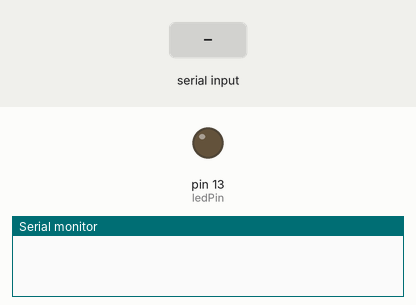
Simulated run of this sketch. Board: Arduino Uno, built with avr-gcc and run on an emulated ATmega328P. Parts: output pins drawn as LEDs (lit = HIGH), the last lines printed to the serial monitor. The test bench sets the inputs (shaded band).

Above: at 1.2 s.
1.3 s: "H" received over Serial
At 2.5 s:
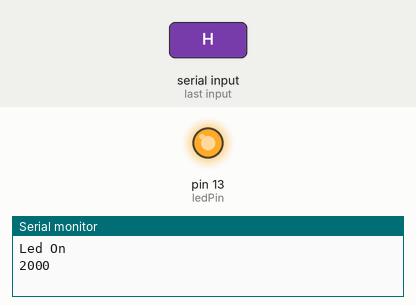
2.8 s: "L" received over Serial
At 3.9 s:
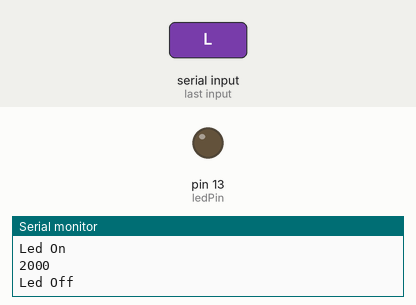
Timing chart, 0 to 5.8 s (numbered marks = the images above; inputs shaded):
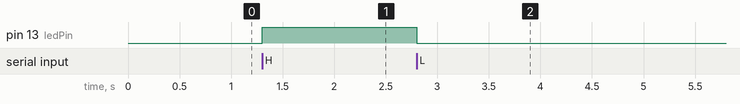

The sketch:

uart_arduino.ino
```cpp
/*
  Basado en Physical Pixel

  https://www.arduino.cc/en/Tutorial/BuiltInExamples/PhysicalPixel
*/

const int ledPin = 13; // the pin that the LED is attached to

void setup() {
  // initialize serial communication:
  Serial.begin(9600);
  // initialize the LED pin as an output:
  pinMode(ledPin, OUTPUT);
}
long last_mesg = millis();
void loop() {
  // see if there's incoming serial data:
  if (Serial.available() > 0) {
    // read the oldest byte in the serial buffer:
    int incomingByte = Serial.read();
    // if it's a capital H (ASCII 72), turn on the LED:
    switch (incomingByte ) {
     case 10: // fin de linea, no hacemos nada
      break;
     case 'H':
      digitalWrite(ledPin, HIGH);
      Serial.println("Led On");
      break;
     case 'L':
      digitalWrite(ledPin, LOW);
      Serial.println("Led Off");
      break;
     case 'T':
      Serial.print(last_mesg);
      Serial.print(' ');
      Serial.println(millis());
      break;
     default:
      Serial.print(incomingByte);
      Serial.println(" comando desconocido");
      break;
    }

  }
  long now = millis();
  if (now - last_mesg >= 2000) {
    Serial.println(now);
    last_mesg = now;
  }
}
```

Measured:
- after the input at 1.3 s, pin 13 (ledPin): LOW → HIGH at once
- after the input at 2.8 s, pin 13 (ledPin): HIGH → LOW at once
